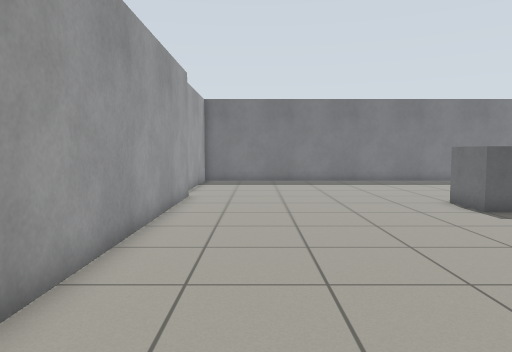
view 1 (above)

21 first-person views from a walk through a Gazebo world. The camera is 0.94 m above the floor, tilts 4° down and sees 70° across. The floor is counted in squares, 0.5 m on a side. Each view is taken from the middle of a square. On the plan, view 1 faces up. The plan holds only what a view shows up to about 18 squares ahead; the rest is blank. The place goes on beyond the plan. Robots are left out.

view 2
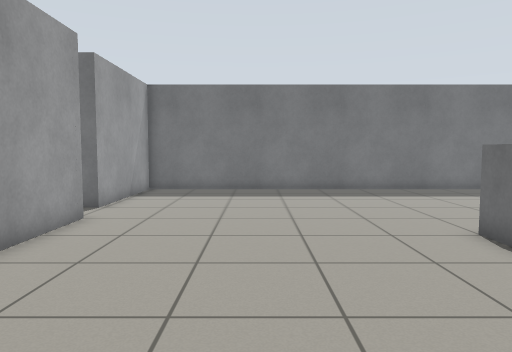

view 3
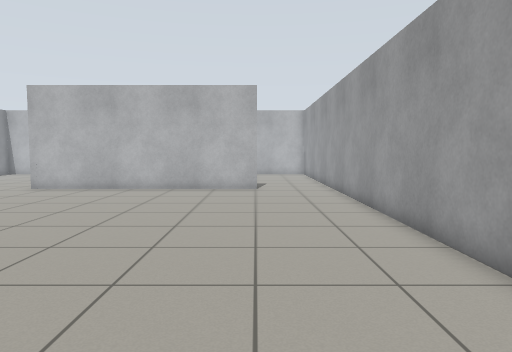

view 4
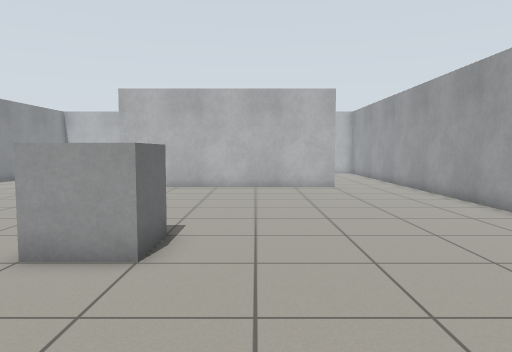

view 5
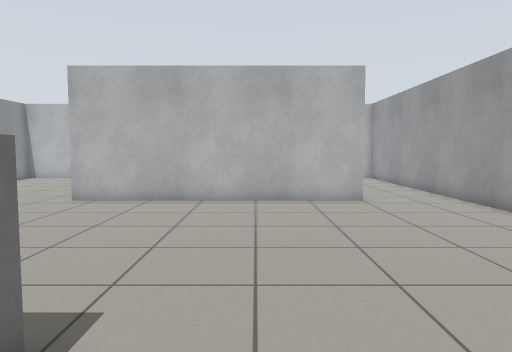

view 6
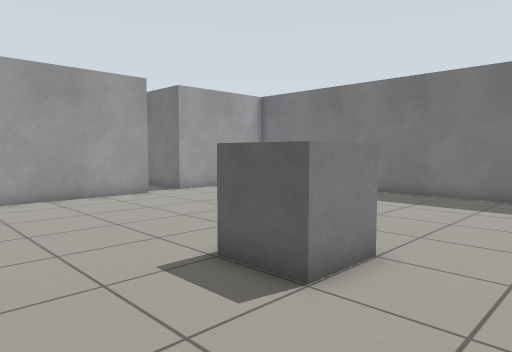

view 7
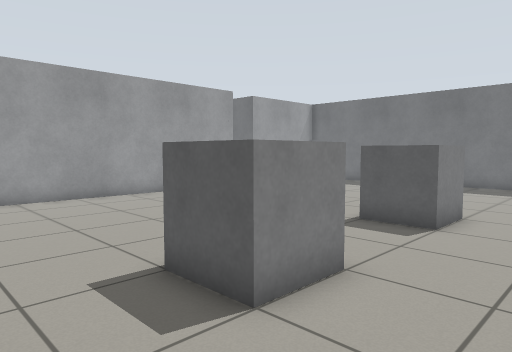

view 8
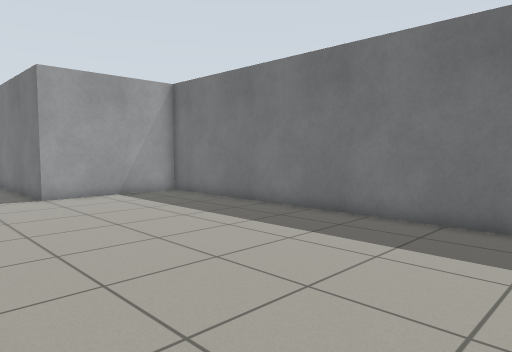

view 9
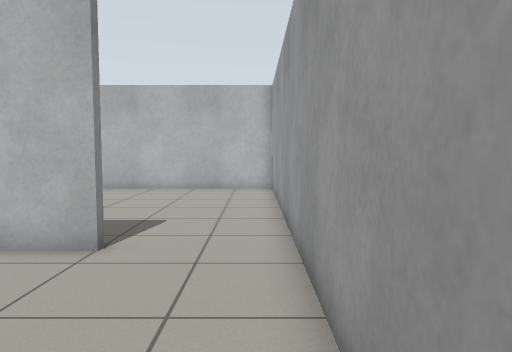

view 10
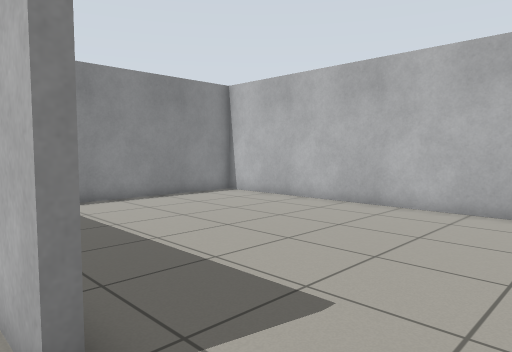

view 11
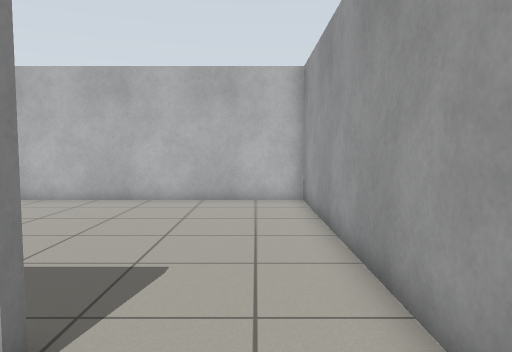

view 12
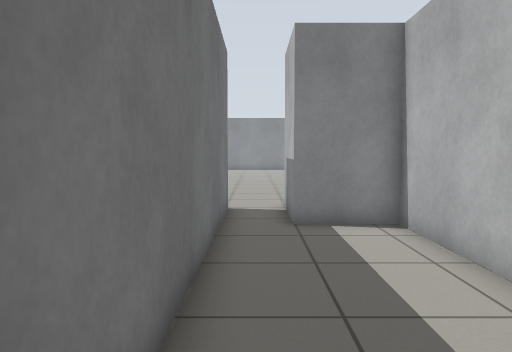

view 13
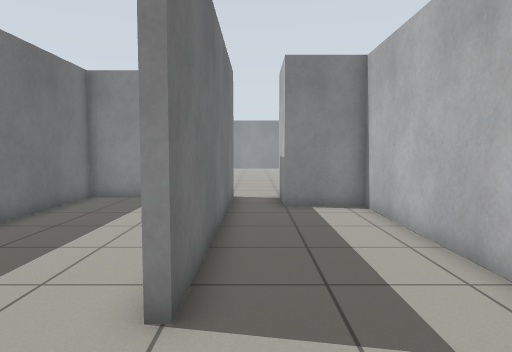

view 14
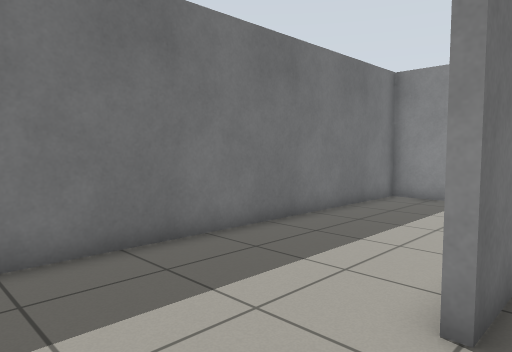

view 15
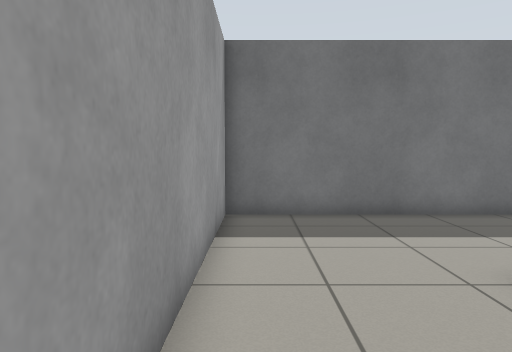

view 16
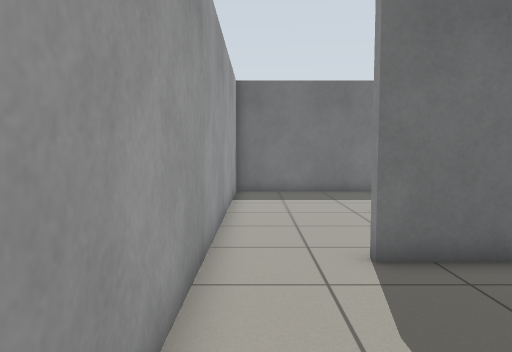

view 17
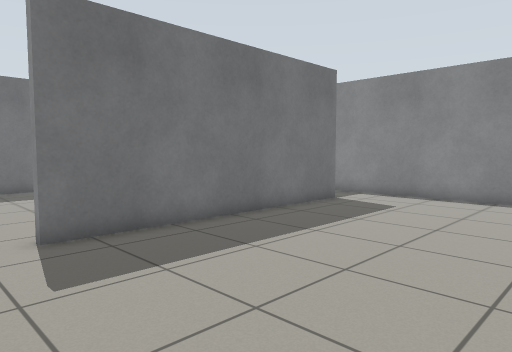

view 18
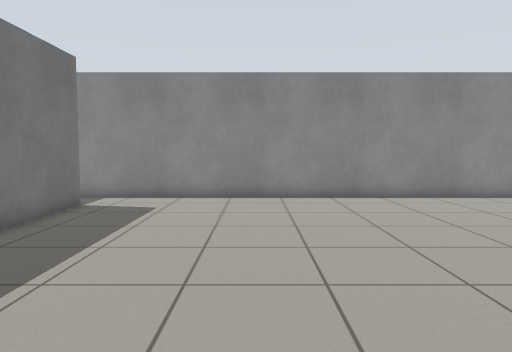

view 19
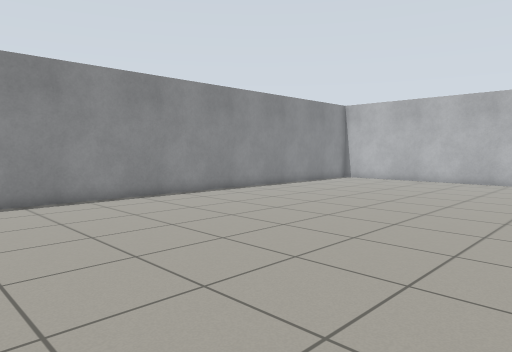

view 20
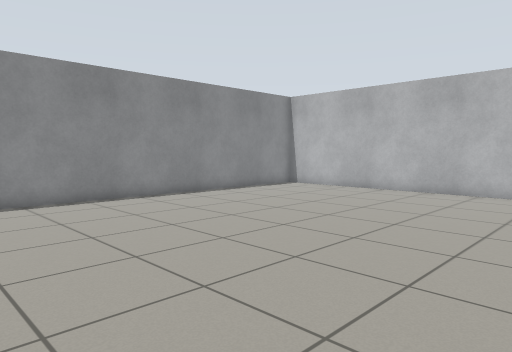

view 21
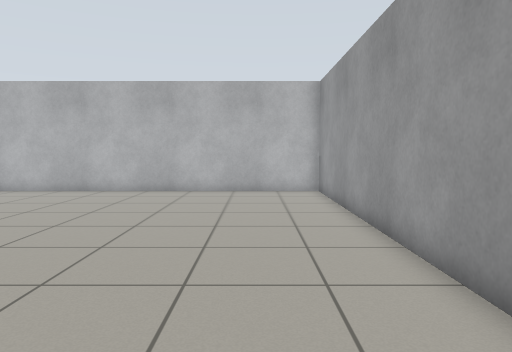

### Floor plan
Ten units are one square. View 1 is at (0, 0); x grows to the right and y downward. Boxes are objects, and circles mark ways between rooms. Rooms are numbered by the first view taken in them; rooms with no view inside come last. Other rooms are left out.
<svg viewBox="-194 -231 324 404">
<path fill="none" stroke="#000" d="M-28 -150 -28 56M10 57 120 57M125 -226 -32 -226 -32 -169M-129 -123 -58 -123 -58 -150 -28 -150M-189 -174 -189 -115M-32 -169 -142 -169M-189 40 -189 168 -41 168M-31 119 -31 -136M-54 -120 -160 -120M-189 -115 -189 -71M10 61 10 57M-28 56 -28 168 116 168 117 96M-35 -205 -35 -226 -189 -226 -189 -174"/>
<rect x="65" y="-75" width="30" height="30" fill="#bbb"><title>grey box</title></rect>
<rect x="65" y="-135" width="30" height="30" fill="#bbb"><title>grey box</title></rect>
<circle cx="-30" cy="-160" r="3" fill="#2a7"/>
<circle cx="-10" cy="60" r="3" fill="#2a7"/>
<circle cx="-170" cy="-120" r="3" fill="#2a7"/>
<circle cx="-165" cy="-170" r="3" fill="#2a7"/>
<text x="50" y="-90">1</text>
<text x="-120" y="-150">2</text>
<text x="-110" y="20">3</text>
<text x="40" y="110">4</text>
<text x="-110" y="-200">5</text>
</svg>
Room 1 opens to room 2. Room 1 opens to room 4. Room 2 opens to room 3. Room 2 opens to room 5.

Where each view was taken, in squares from view 1:
view 1: 0 up, 0 right, facing up
view 2: 5 up, 2 right, facing up
view 3: 12 up, 1 right, facing down
view 4: 13 up, 5 right, facing down
view 5: 8 up, 5 right, facing down
view 6: 7 up, 12 right, facing up-left
view 7: 2 up, 12 right, facing up-left
view 8: 13 up, 12 right, facing up-left
view 9: 1 up, 2 left, facing down
view 10: 5 down, 2 left, facing down-right
view 11: 3 down, 1 left, facing down
view 12: 16 up, 15 left, facing right
view 13: 16 up, 18 left, facing right
view 14: 16 up, 18 left, facing up-right
view 15: 12 up, 18 left, facing up
view 16: 6 up, 18 left, facing up
view 17: 4 up, 18 left, facing up-right
view 18: 6 up, 18 left, facing right
view 19: 6 up, 17 left, facing down-right
view 20: 0 up, 17 left, facing down-right
view 21: 0 up, 16 left, facing down
